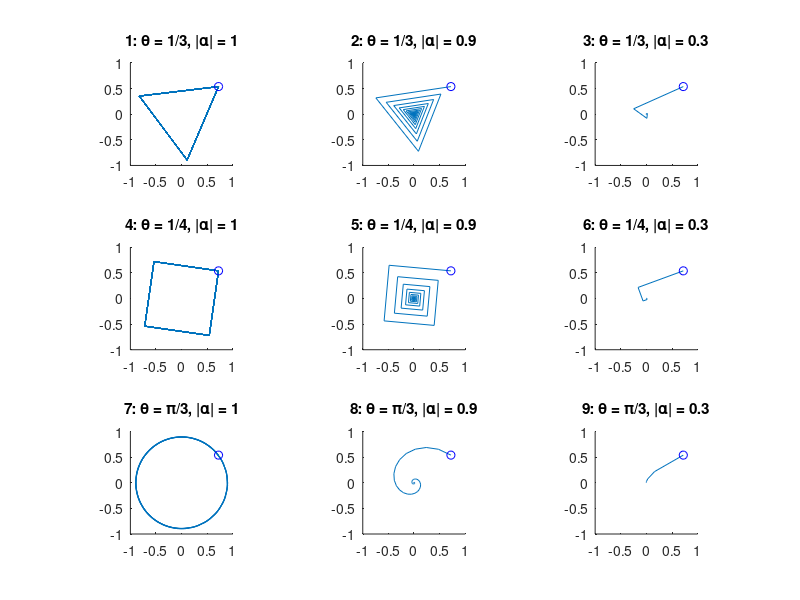

Reproduce this figure in MATLAB. (Note: this script raises an error after producing the figure.)
%% demo_metric_PF
% a simple demonstration script of our metric using Rotation on the unit disk:
% Isao Ishikawa, Keisuke Fujii, Masahiro Ikeda, Yuka Hashimoto,and Yoshinobu Kawahara, 
% "Metric on nonlinear dynamical systems with Perron-Frobenius operators," 
% in Advances in Neural Information Processing Systems (Proc. of NIPS), vol. 31, 2018 (to appear).
% arXiv preprint: <https://arxiv.org/abs/1710.04340>
 
clear ; close all

% parameters of data -------------------
T = 100 ; % time length
rng(0, 'twister');

x0 = (rand(1,1)-0.5)*2 + (rand(1,1)-0.5)*2*1i ; % initial values
ampx0 = 0.9; % 0.9/0.3/rand to restrict to the unit disk
x0 = repmat(x0/abs(x0)*ampx0,9,1) ; x0 = x0(:) ;

th = [1/3 1/4 pi/3] ; % rotation angle
qdiff = 12 ; % satisfying th1-th2 = p/q (rational number case)
th = repmat(th,3,1) ; th = th(:) ;
amp = [1 0.9 0.3] ; % amplitude
amp = repmat(amp,1,3) ;
for n = 1:length(th)
    alpha{n} = exp(2*pi*1i*th(n))*amp(n) ;
end

describ = {'1: \theta = 1/3, |\alpha| = 1','2: \theta = 1/3, |\alpha| = 0.9','3: \theta = 1/3, |\alpha| = 0.3',...
    '4: \theta = 1/4, |\alpha| = 1','5: \theta = 1/4, |\alpha| = 0.9','6: \theta = 1/4, |\alpha| = 0.3',...
    '7: \theta = \pi/3, |\alpha| = 1','8: \theta = \pi/3, |\alpha| = 0.9','9: \theta = \pi/3, |\alpha| = 0.3',...
    } ;

% create data -------------------

for n = 1:length(alpha)
    for t = 1:T
        x{n}(t,1) = alpha{n}^(t-1)*x0(n) ; %
    end
    x_2{n} = cat(2,x{n}(1:end-1,1),x{n}(2:end,1)) ;
    if 1 % visualize
        figure(1)
        subplot(3,3,n)
        plot(x{n}) ; hold on;
        plot(x0(n),'bo');
        axis equal
        xlim([-1 1]); ylim([-1 1]);
        box off
        title(describ{n}) ;
    end
end

% calculate metric -------------------

% numerical
if 1
    A1T10 = metric_PF(x,1,'Hardy',10) ;
    A1Tnm = metric_PF(x,1,'Hardy') ; %
    A2Tnm = metric_PF(x_2,2,'Hardy') ;
    A1T_Gauss = metric_PF(x,1,'Gauss') ;
    A2T_Gauss = metric_PF(x_2,2,'Gauss') ;
end

% analytical (T -> inf)
Or = 1 ; % order
for k = 1:length(x)
    for l = 1:length(x)
        if k <= l
            % analytical (T -> inf.) m = 1
            if amp(k) == 1 && amp(l) == 1
                % r = log(alpha{k}*conj(alpha{l}))/(2*pi*1i) ; % r = th(l)-th(k) = p/q
                numerator = (1 - abs(x0(k))^2) * (1 - abs(x0(l))^2) ;
                if (th(k) == th(end) || th(l) == th(end)) && th(k) ~= th(l) % r is an irrational number
                    A1Tan(k,l) = numerator ;
                else % r is a rational number
                    zconjw = x0(k)*conj(x0(l)) ;
                    if th(k)==th(l)
                        A1Tan(k,l) = 1 ;
                    else A1Tan(k,l) = numerator/(1-zconjw^qdiff) ;
                    end
                end
            elseif amp(k) == 1 && amp(l) < 1
                A1Tan(k,l) = 1 - abs(x0(k))^2 ;
            elseif amp(k) < 1 && amp(l) == 1
                A1Tan(k,l) = 1 - abs(x0(l))^2 ;
            elseif amp(k) < 1 && amp(l) < 1
                A1Tan(k,l) = 1 ;
            end
        else
            A1Tan(k,l) = A1Tan(l,k);
        end
    end
end

if 1% plot -------------------
    cmin = 0 ;
    figure(2)
    subplot 161
    h = heatmap(A1T10); 
    h.ColorLimits = [cmin 1] ;
    h.ColorbarVisible = 'off' ;
    title(['A_1 (Szego) T=10']) 
    subplot 162
    h = heatmap(A1Tnm); 
    h.ColorLimits = [cmin 1] ;
    h.ColorbarVisible = 'off' ;
    title(['A_1 (Szego)   T=',num2str(T)])
    subplot 163
    h = heatmap(A1Tan); 
    h.ColorLimits = [cmin 1] ;
    h.ColorbarVisible = 'off' ;
    title(['A_1 (Szego)   T->inf'])
    subplot 164
    h = heatmap(A2Tnm); 
    h.ColorLimits = [cmin 1] ;
    h.ColorbarVisible = 'off' ;
    title(['A_2 (Szego)   T=',num2str(T)])
    subplot 165
    h = heatmap(A1T_Gauss);
    h.ColorLimits = [cmin 1] ;
    h.ColorbarVisible = 'off' ;
    title(['A_1g (Gauss)   T=',num2str(T)])
    subplot 166
    h = heatmap(A2T_Gauss);
    h.ColorLimits = [cmin 1] ;
    h.ColorbarVisible = 'off' ;
    title(['A_2g (Gauss)   T=',num2str(T)])
    set(gcf,'paperposition',[-6.5316 12.6955 34.0632 4.3089]);
    set(gcf,'OuterPosition',[106.1429 555.8571 1.1269e+03 242.2857]) ;
end